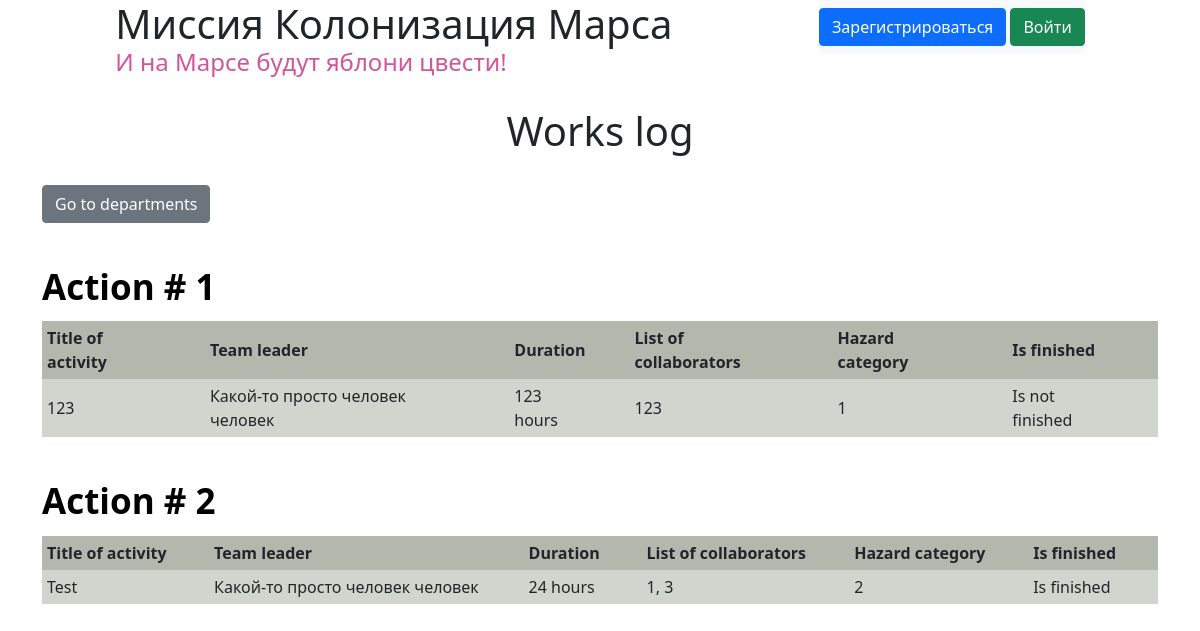
The page / on the database its author committed.
### data/jobs.py (models this page shows)
class Jobs(SqlAlchemyBase, SerializerMixin):
    __tablename__ = 'jobs'
    id = sqlalchemy.Column(sqlalchemy.Integer, primary_key=True, autoincrement=True)
    team_leader = sqlalchemy.Column(sqlalchemy.Integer, sqlalchemy.ForeignKey("users.id"), nullable=True)
    team_lead = orm.relation('User')
    job = sqlalchemy.Column(sqlalchemy.String, nullable=True)
    work_size = sqlalchemy.Column(sqlalchemy.Integer, nullable=True)
    collaborators = sqlalchemy.Column(sqlalchemy.String, nullable=True)
    start_date = sqlalchemy.Column(sqlalchemy.DateTime, default=datetime.datetime.now)
    is_finished = sqlalchemy.Column(sqlalchemy.Boolean, nullable=True)
    categories = orm.relationship("Category",
                                  secondary="association_table",
                                  back_populates="jobs")

### data/users.py (models this page shows, shortened)
class User(SqlAlchemyBase, UserMixin, SerializerMixin):
    __tablename__ = 'users'
    id = sqlalchemy.Column(sqlalchemy.Integer, primary_key=True, autoincrement=True)
    surname = sqlalchemy.Column(sqlalchemy.String, nullable=True)
    name = sqlalchemy.Column(sqlalchemy.String, nullable=True)
    age = sqlalchemy.Column(sqlalchemy.Integer, nullable=True)
    position = sqlalchemy.Column(sqlalchemy.String, nullable=True)
    speciality = sqlalchemy.Column(sqlalchemy.String, nullable=True)
    address = sqlalchemy.Column(sqlalchemy.String, nullable=True)
    email = sqlalchemy.Column(sqlalchemy.String, unique=True, nullable=True)
    hashed_password = sqlalchemy.Column(sqlalchemy.String, nullable=True)
    modified_date = sqlalchemy.Column(sqlalchemy.DateTime, default=datetime.datetime.now)
    jobs = orm.relation("Jobs", back_populates='team_lead')

### data/category.py (models this page shows)
class Category(SqlAlchemyBase):
    __tablename__ = 'category'
    id = sqlalchemy.Column(sqlalchemy.Integer, primary_key=True, autoincrement=True)
    hazard = sqlalchemy.Column(sqlalchemy.Integer, unique=True)
    jobs = relationship("Jobs",
                        secondary="association_table",
                        back_populates="categories")
    def __repr__(self):
        return str(self.hazard)

### main.py (the view)
@app.route("/")
def index():
    print(current_user.id if current_user.is_authenticated else None)
    url_style = url_for('static', filename='css/style.css')
    db_sess = db_session.create_session()
    jobs = db_sess.query(Jobs).all()
    return render_template("index.html", jobs=jobs, url_style=url_style)

### data/db_session.py (called while the page is built)
def create_session() -> Session:
    global __factory
    return __factory()

### templates/index.html (shortened to what this page needs)
{% extends "base.html" %}
{% block content %}
<div class="container">
    <h1 class="h1-main work-log">Works log</h1>
    <div class="d-flex ali">
        <a class='btn btn-secondary form' href='/departments' style="margin-right: 5px;">Go to departments</a>
    </div>
    {% for item in jobs%}
    <table class="main-table">
        <caption>Action # {{ loop.index }}</caption>
        <tbody>
            <tr>
                <th class="main-th">Title of activity</th>
                <th class="main-th">Team leader</th>
                <th class="main-th">Duration</th>
                <th class="main-th">List of collaborators</th>
                <th class="main-th">Hazard category</th>
                <th class="main-th">Is finished</th>
            </tr>
            <tr>
                <td class="main-td">{{ item.job }}</td>
                <td class="main-td">{{ item.team_lead.name }} {{ item.team_lead.surname }}</td>
                <td class="main-td">{{ item.work_size }} hours</td>
                <td class="main-td">{{ item.collaborators }}</td>
                <td class="main-td">{{ item.categories | join(', ') }}</td>
                <td class="main-td">Is
                    {% if not item.is_finished: %}
                     not
                    {% endif %}
                     finished
                </td>
            </tr>
        </tbody>
    </table>
    {% endfor %}
</div>
{% endblock %}

### static/css/style.css (style rules this page uses)
h1, h2, h3, h4, p { margin: 0; padding: 0; }
caption { color: #000; font-weight: 600; font-size: 35px; }
.h1-main { text-align: center; }
.form { margin-top: 30px; }
.main-table { margin-top: 30px; caption-side: top; width: 100%; }
.main-th { padding: 5px 40px 5px 5px; background-color: #B4B7AE; }
.main-td { padding: 5px 40px 5px 5px; background-color: #d2d5ce; }
.work-log { margin-top: 30px }

### rows shown on the page
Jobs: job "123", team_lead.name "Какой-то просто человек", team_lead.surname "человек", work_size "123", collaborators "123", categories "1", is_finished "not"
Jobs: job "Test", team_lead.name "Какой-то просто человек", team_lead.surname "человек", work_size "24", collaborators "1, 3", categories "2"
